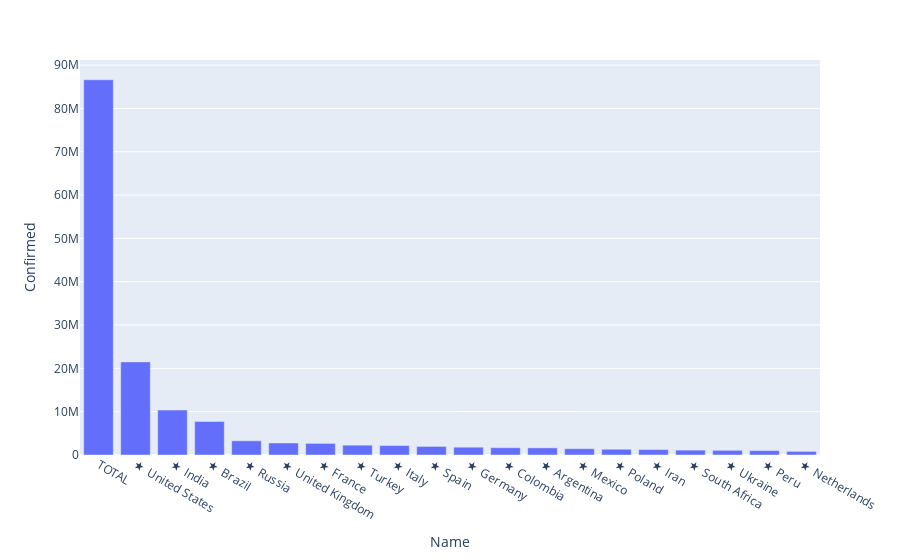

Notebook source saved alongside this figure:
### Markdown cell above
- We can zoom in the graph, thats the beauty of plotly.

### Code cell
# Lets plot top 20 countries based on confirmed cases.

world_fig = px.bar(world_df.head(20), x = "Name" , y = 'Confirmed')
world_fig.show()

### Figure 1 — Plotly figure (JSON) as saved in the notebook; plotly's stock layout.template omitted (floating-point values rounded to 4 significant figures)
{"data": [{"alignmentgroup": "True", "hovertemplate": "Name=%{x}<br>Confirmed=%{y}<extra></extra>", "legendgroup": "", "marker": {"color": "#636efa"}, "name": "", "offsetgroup": "", "orientation": "v", "showlegend": false, "textposition": "auto", "type": "bar", "x": ["TOTAL", "★  United States", "★  India", "★  Brazil", "★  Russia", "★  United Kingdom", "★  France", "★  Turkey", "★  Italy", "★  Spain", "★  Germany", "★  Colombia", "★  Argentina", "★  Mexico", "★  Poland", "★  Iran", "★  South Africa", "★  Ukraine", "★  Peru", "★  Netherlands"], "xaxis": "x", "y": [86624909, 21497301, 10375477, 7756861, 3284384, 2774479, 2680239, 2270101, 2181619, 1982544, 1804286, 1686131, 1648940, 1455219, 1330543, 1255620, 1127759, 1083585, 1021058, 834064], "yaxis": "y"}], "layout": {"autosize": true, "barmode": "relative", "legend": {"tracegroupgap": 0}, "margin": {"t": 60}, "xaxis": {"anchor": "y", "autorange": true, "domain": [0, 1], "range": [-0.5, 19.5], "title": {"text": "Name"}, "type": "category"}, "yaxis": {"anchor": "x", "autorange": true, "domain": [0, 1], "range": [0, 91180000.0], "title": {"text": "Confirmed"}, "type": "linear"}}}
